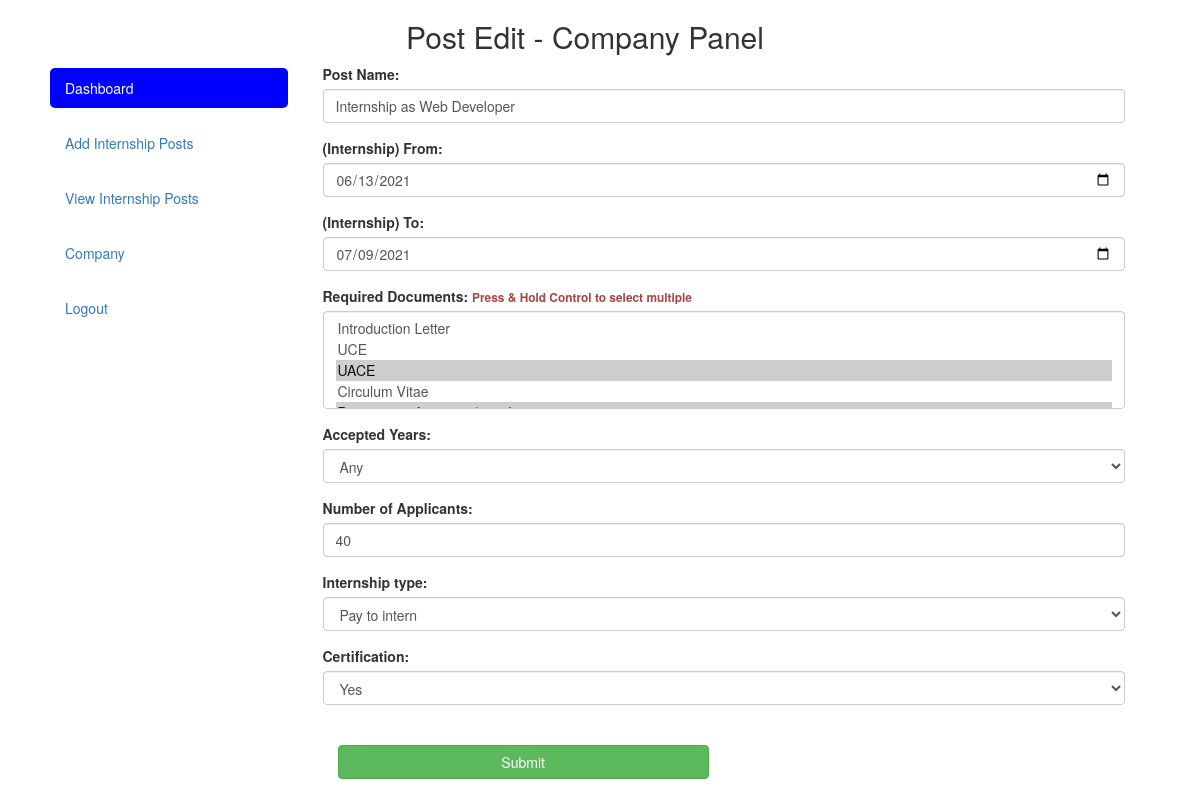
The app's page /company/post-edit.php?po=KYA4221 (signed in) with its own data.
### tables this page shows
CREATE TABLE `posts` (
  `id` int(11) NOT NULL,
  `postID` varchar(30) NOT NULL,
  `name` varchar(300) NOT NULL,
  `CID` varchar(30) NOT NULL,
  `start` varchar(15) NOT NULL,
  `end` varchar(15) NOT NULL,
  `applied` int(11) NOT NULL,
  `ac_years` varchar(50) NOT NULL,
  `docs` varchar(300) NOT NULL,
  `applicants` int(11) NOT NULL,
  `intern_type` varchar(50) NOT NULL,
  `certification` varchar(10) NOT NULL,
  `submitteddate` varchar(30) NOT NULL,
  `updated` timestamp(6) NOT NULL DEFAULT CURRENT_TIMESTAMP(6),
  `deleted` varchar(5) NOT NULL,
  `deleteddate` varchar(30) NOT NULL
);

### company/post-edit.php (the view, shortened to what this page needs)
<?php include 'comp/header.php'; ?>
 <?php
      include 'conn/conn.php';
        $postID = $_REQUEST['po'];
        $po_info = $conn->query("SELECT * FROM posts WHERE postID = '$postID' LIMIT 1")->fetch_assoc();
     ?>
      <div class="col-md-9">
        <form method="POST">
          <div class="text-center col-md-12"><?php echo $error; ?></div>
            <div class="form-group">
              <label for="email">Post Name:</label>
              <input type="text" class="form-control" placeholder="Enter post name" value="<?php echo $po_info['name']; ?>" name="name"required="">
            </div>
            <div class="form-group">
              <label for="email">(Internship) From:</label>
              <input type="date" class="form-control" min="<?php echo date('Y-m-d'); ?>" value="<?php echo $po_info['start']; ?>" name="start" required="">
            </div>
            <div class="form-group">
              <label for="date">(Internship) To:</label>
              <input type="date" class="form-control" id="phone" min="<?php echo date('Y-m-d'); ?>" value="<?php echo $po_info['end']; ?>" name="end" required="">
            </div>
            <div class="form-group">
              <label for="pwd">Required Documents: <small class="text-danger">Press & Hold Control to select multiple</small></label>
              <?php $db_docs_arr = explode(",", $po_info['docs']); ?>
              <select name="docs[]" multiple required class="form-control">
                <option value="Introduction Letter" <?php if(in_array("Introduction Letter", $db_docs_arr)){echo "selected";} ?>>Introduction Letter</option>
                <option value="UCE" <?php if(in_array("UCE", $db_docs_arr)){echo "selected";} ?>>UCE</option>
                <option value="UACE" <?php if(in_array("UACE", $db_docs_arr)){echo "selected";} ?>>UACE</option>
                <option value="Circulum Vitae" <?php if(in_array("Circulum Vitae", $db_docs_arr)){echo "selected";} ?>>Circulum Vitae</option>
                <option value="Previous perfomance / results" <?php if(in_array("Previous perfomance / results", $db_docs_arr)){echo "selected";} ?>>Previous perfomance / results</option>
              </select>
            </div>
            <div class="form-group">
              <label for="pwd">Accepted Years:</label>
              <select name="ac_years" required class="form-control">
                <option value="<?php echo $po_info['ac_years']; ?>" selected><?php echo $po_info['ac_years']; ?></option>
              </select>
            </div>
            <div class="form-group">
              <label for="date">Number of Applicants:</label>
              <input type="number" class="form-control" min="1" value="<?php echo $po_info['applicants']; ?>" name="applicants" placeholder="Enter number of applicants" required="">
            </div>
            <div class="form-group">
              <label for="pwd">Internship type:</label>
              <select name="intern_type" required class="form-control">
                <option value="<?php echo $po_info['intern_type']; ?>" selected><?php echo $po_info['intern_type']; ?></option>
              </select>
            </div>
            <div class="form-group">
              <label for="pwd">Certification:</label>
              <select name="certification" required class="form-control">
                <option value="<?php echo $po_info['certification']; ?>" selected><?php echo $po_info['certification']; ?></option>
              </select>
            </div>
            <div class="form-group col-md-6 pt-4">
              <label for="inputCity">&nbsp;</label><br>
              <button type="submit" class="btn btn-success btn-block" name="update-post">Submit</button>
            </div>
        </form>
      </div>
    </div>
  </div>
  </body>
</html>

### records on screen
posts: name "Internship as Web Developer", start "06/13/2021", end "07/09/2021", docs "Introduction Letter / UCE / UACE ☑ / Circulum Vitae", ac_years "Any", applicants "40", intern_type "Pay to intern", certification "Yes"

### other values on screen
$title "Post Edit"
